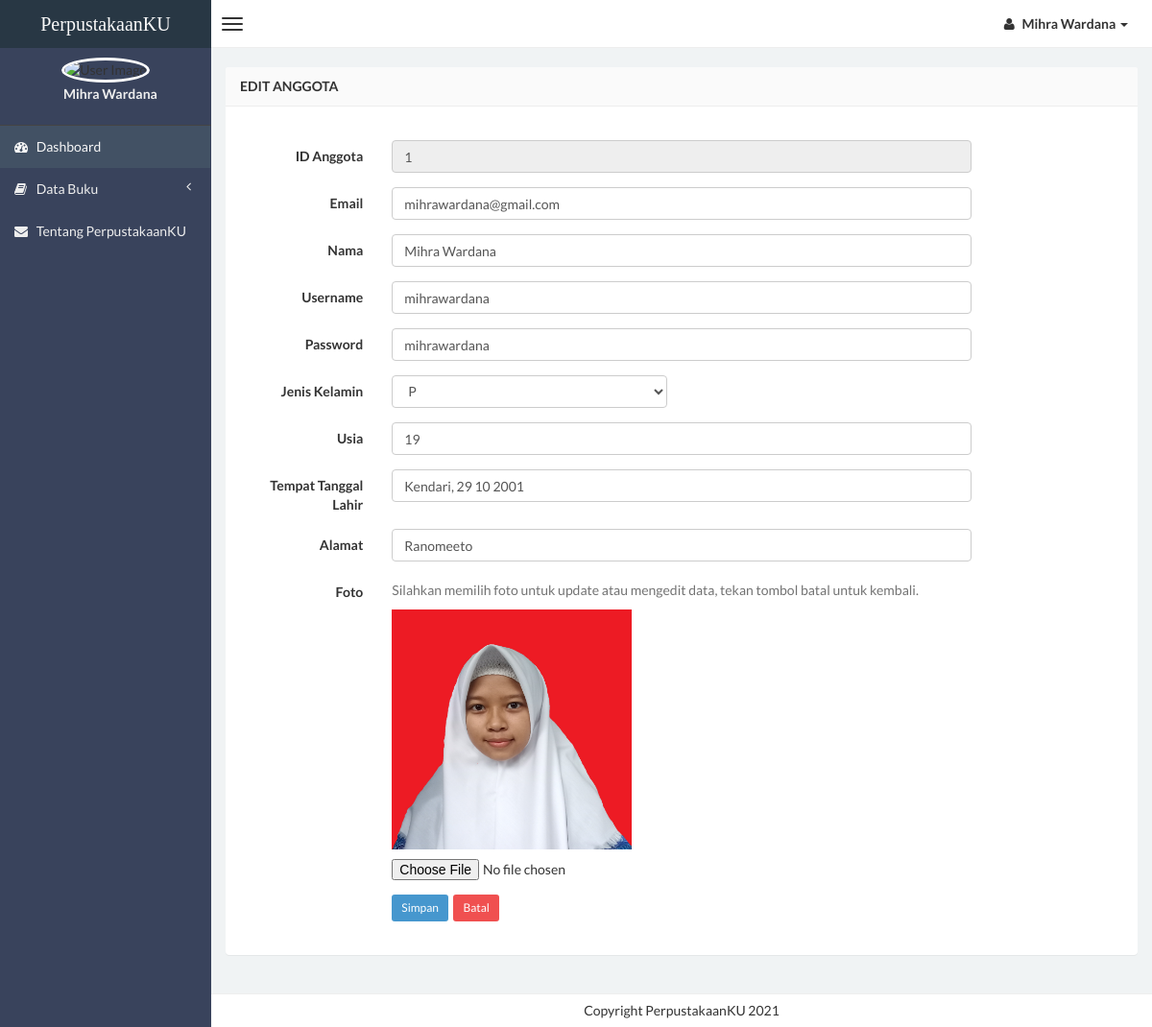
The page /anggota/edit-anggota.php?hal=edit&kd=1 (signed in) on the database its author committed.
### tables this page shows
CREATE TABLE `data_anggota` (
  `id` int(4) NOT NULL,
  `no_induk` varchar(100) NOT NULL,
  `nama` varchar(150) NOT NULL,
  `username` varchar(100) NOT NULL,
  `password` varchar(25) NOT NULL,
  `jk` varchar(2) NOT NULL,
  `kelas` varchar(5) NOT NULL,
  `ttl` varchar(100) NOT NULL,
  `alamat` varchar(250) NOT NULL,
  `foto` varchar(75) NOT NULL
);

### anggota/edit-anggota.php (the view, shortened to what this page needs)
<?php
if (empty($_SESSION['username'])) {
    header('location:../index.php');
} else {
?>
    <!DOCTYPE html>
    <html>
    <head>
        <link href="../css/bootstrap.min.css" rel="stylesheet" type="text/css" />
        <link href="../css/font-awesome.min.css" rel="stylesheet" type="text/css" />
        <link href="../css/ionicons.min.css" rel="stylesheet" type="text/css" />
        <link href="../css/morris/morris.css" rel="stylesheet" type="text/css" />
        <link href="../css/jvectormap/jquery-jvectormap-1.2.2.css" rel="stylesheet" type="text/css" />
        <link href="../css/datepicker/datepicker3.css" rel="stylesheet" type="text/css" />
        <link href="../css/daterangepicker/daterangepicker-bs3.css" rel="stylesheet" type="text/css" />
        <link href="../css/iCheck/all.css" rel="stylesheet" type="text/css" />
        <link href="../css/style.css" rel="stylesheet" type="text/css" />
    </head>
    <body class="skin-black">
        <header class="header">
            <a href="index.php" class="logo">
                PerpustakaanKU
            </a>
            <nav class="navbar navbar-static-top" role="navigation">
                <a href="#" class="navbar-btn sidebar-toggle" data-toggle="offcanvas" role="button">
                    <span class="icon-bar"></span>
                    <span class="icon-bar"></span>
                    <span class="icon-bar"></span>
                </a>
                <div class="navbar-right">
                    <ul class="nav navbar-nav">
                        <li class="dropdown user user-menu">
                            <a href="#" class="dropdown-toggle" data-toggle="dropdown">
                                <i class="fa fa-user"></i>
                                <span><?php echo $_SESSION['nama']; ?> <i class="caret"></i></span>
                            </a>
                        </li>
                    </ul>
                </div>
            </nav>
        </header>
    <?php } ?>
    <div class="wrapper row-offcanvas row-offcanvas-left">
        <aside class="left-side sidebar-offcanvas">
            <section class="sidebar">
                <div class="user-panel">
                    <div>
                        <center><img src="<?php echo $_SESSION['foto']; ?>" height="80" width="80" class="img-circle" alt="User Image" style="border: 3px solid white;" /></center>
                    </div>
                    <div class="info">
                        <center>
                            <p><?php echo $_SESSION['nama']; ?></p>
                        </center>
                    </div>
                </div>
                <?php include "menu.php"; ?>
            </section>
        </aside>
        <aside class="right-side">
            <section class="content">
                <div class="row">
                    <div class="col-xs-12">
                        <div class="panel">
                            <header class="panel-heading">
                                <b>Edit Anggota</b>
                            </header>
                            <?php
                            $query = mysqli_query($conn, "SELECT * FROM data_anggota WHERE id='$_GET[kd]'");
                            $data  = mysqli_fetch_array($query);
                            ?>
                            <div class="panel-body">
                                <form class="form-horizontal style-form" style="margin-top: 20px;" action="update-anggota.php" method="post" enctype="multipart/form-data" name="form1" id="form1">
                                    <div class="form-group">
                                        <label class="col-sm-2 col-sm-2 control-label">ID Anggota</label>
                                        <div class="col-sm-8">
                                            <input name="id" type="text" id="id" class="form-control" placeholder="Tidak perlu di isi" value="<?php echo $data['id']; ?>" autofocus="on" readonly="readonly" />
                                        </div>
                                    </div>
                                    <div class="form-group">
                                        <label class="col-sm-2 col-sm-2 control-label">Email</label>
                                        <div class="col-sm-8">
                                            <input name="no_induk" type="text" id="no_induk" class="form-control" placeholder="Ex : xxx.@gmail.com" value="<?php echo $data['no_induk']; ?>" required />
                                        </div>
                                    </div>
                                    <div class="form-group">
                                        <label class="col-sm-2 col-sm-2 control-label">Nama</label>
                                        <div class="col-sm-8">
                                            <input name="nama" type="text" id="nama" class="form-control" placeholder="Nama" value="<?php echo $data['nama']; ?>" required />
                                        </div>
                                    </div>
                                    <div class="form-group">
                                        <label class="col-sm-2 col-sm-2 control-label">Username</label>
                                        <div class="col-sm-8">
                                            <input name="username" type="text" id="username" class="form-control" placeholder="Username" value="<?php echo $data['username']; ?>" required />
                                        </div>
                                    </div>
                                    <div class="form-group">
                                        <label class="col-sm-2 col-sm-2 control-label">Password</label>
                                        <div class="col-sm-8">
                                            <input name="password" type="text" id="password" class="form-control" placeholder="Password" value="<?php echo $data['password']; ?>" required />
                                        </div>
                                    </div>
                                    <div class="form-group">
                                        <label class="col-sm-2 col-sm-2 control-label">Jenis Kelamin</label>
                                        <div class="col-sm-4">
                                            <select class="form-control" name="jk" id="jk">
                                                <option> <?php echo $data['jk']; ?></option>
                                            </select>
                                        </div>
                                    </div>
                                    <div class="form-group">
                                        <label class="col-sm-2 col-sm-2 control-label">Usia</label>
                                        <div class="col-sm-8">
                                            <input name="kelas" class="form-control" id="kelas" type="text" placeholder="Usia" value="<?php echo $data['kelas']; ?>" required />
                                        </div>
                                    </div>
                                    <div class="form-group">
                                        <label class="col-sm-2 col-sm-2 control-label">Tempat Tanggal Lahir</label>
                                        <div class="col-sm-8">
                                            <input name="ttl" class="form-control" id="ttl" type="text" placeholder="Tempat, DD MM YY" value="<?php echo $data['ttl']; ?>" required />
                                        </div>
                                    </div>
                                    <div class="form-group">
                                        <label class="col-sm-2 col-sm-2 control-label">Alamat</label>
                                        <div class="col-sm-8">
                                            <input name="alamat" class="form-control" id="alamat" type="text" placeholder="Alamat" value="<?php echo $data['alamat']; ?>" required />
                                        </div>
                                    </div>
                                    <div class="form-group">
                                        <label class="col-sm-2 col-sm-2 control-label">Foto</label>
                                        <div class="col-sm-8">
                                            <span class="help-block">Silahkan memilih foto untuk update atau mengedit data, tekan tombol batal untuk kembali.</span>
                                            <img src="<?php echo $data['foto']; ?>" height="250" width="250" alt="Foto Anggota" style="margin-bottom: 10px;" /><br />
                                            <input name="nama_file" id="nama_file" type="file" />
                                        </div>
                                    </div>
                                    <div class="form-group" style="margin-bottom: 20px;">
                                        <label class="col-sm-2 col-sm-2 control-label"></label>
                                        <div class="col-sm-8">
                                            <input type="submit" value="Simpan" class="btn btn-sm btn-primary" />&nbsp;
                                            <a href="detail-anggota.php" class="btn btn-sm btn-danger">Batal </a>
                                        </div>
                                    </div>
                                </form>
                            </div>
                        </div>
                    </div>
                </div>
            </section>
            <div class="footer-main">
                Copyright PerpustakaanKU 2021
            </div>
        </aside>
    </div>
    </body>
    </html>

### rows shown on the page
data_anggota: id "1", no_induk "mihrawardana@gmail.com", nama "Mihra Wardana", username "mihrawardana", password "mihrawardana", jk "P", kelas "19", ttl "Kendari, 29 10 2001", alamat "Ranomeeto", foto (picture)

### other values the page prints
$_SESSION['nama'] "Mihra Wardana"
